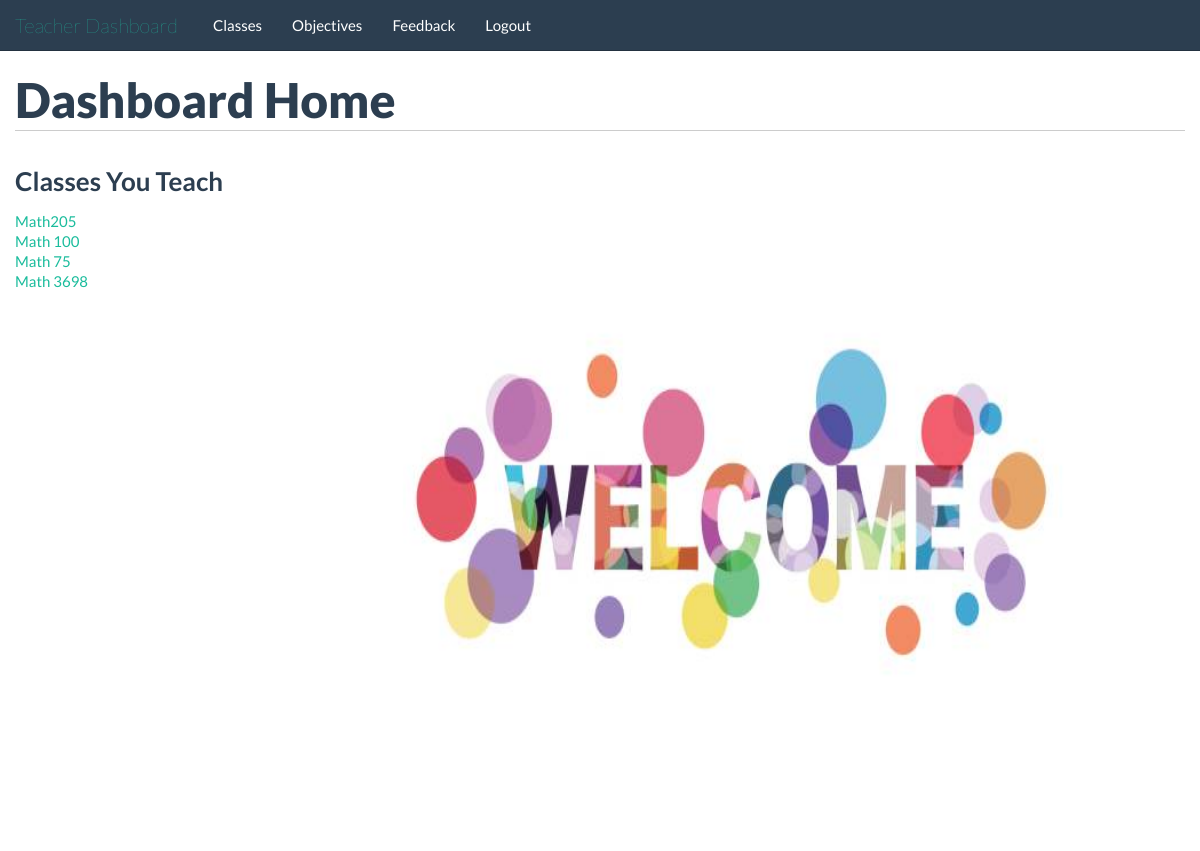
/teachers/ (signed in), run on the app's committed database.
### tables this page shows
CREATE TABLE classes(
id INTEGER PRIMARY KEY,
teacher_id INTEGER,
name TEXT,
FOREIGN KEY(teacher_id) REFERENCES people(id)
);

### application/teachers.py (the view)
@app.route('/teachers/')
@validate_teacher
def teachers():
	return render_template('/teachers/index.html', classes=get_teacher_class())

### application/db_connect.py (called while the page is built)
def get_db():
    db = getattr(g, '_database', None)
    if db is None:
        db = g._database = sqlite3.connect(DATABASE)
    return db

@app.teardown_appcontext
def close_connection(exception):
    db = getattr(g, '_database', None)
    if db is not None:
        db.close()

def query_db(query, args=(), one=False):
    cur = get_db().execute(query, args)
    returnval = cur.fetchall()
    cur.close()
    return (returnval[0] if returnval else None) if one else returnval

def validate_teacher(func):
	@wraps(func)
	def f(*args, **kwds):
		if not 'isTeacher' in session:
			return redirect("/")
		if session['isTeacher'] == 0:
			return redirect("/students/")
		return func(*args, **kwds)
	return f

def get_teacher_class():
	class_data = query_db("select id, name from classes where teacher_id = ?;", [session['id']])
	classes = []
	for part in class_data:
		class_dict = {}
		class_dict['id'] = part[0]
		class_dict['name'] = str(part[1])
		classes.append(class_dict)
	return classes

### application/templates/teachers/index.html (shortened to what this page needs)
{% extends "/teachers/base_template.html" %}
	{% block body %}
		<div class="container">
			<div class="row">
				<div class="span12">
					<h1>Dashboard Home</h1>
				</div>
			</div>
			<div class="row">
				<div class="span4">
					<h2>Classes You Teach</h2>
					<ul>
						{% for class in classes %}
							<li><a href="/teachers/class/{{class.id}}/">{{class.name}}</a></li>
						{% endfor %}
					</ul>
				</div>
				<img src="/static/images/welcome.png" alt="Welcome" style="float:none;float:top;width:700px;height:700px;">
			</div>
		</div>
	{% endblock %}

### application/templates/teachers/base_template.html (style rules this page uses)
h1 { border-bottom: 1px solid #ccc; padding-bottom: 10px; margin-bottom: 20px; }
h2 { font-size: 26px; }

### application/templates/teachers/index.html (style rules this page uses)
ul { list-style-type: none; margin: 0; }

### data on the page
classes: name "Math205"
classes: name "Math 100"
classes: name "Math 75"
classes: name "Math 3698"

### other printed values
{{ link_text|e }} "Classes" "Objectives" "Feedback" "Logout"
